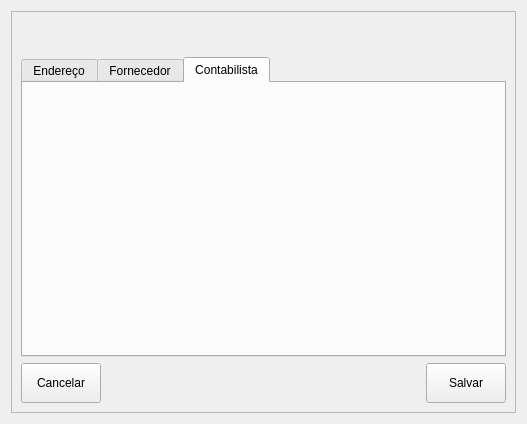
<?xml version="1.0" encoding="UTF-8"?>
<ui version="4.0">
 <class>FormPessoaDetalhe</class>
 <widget class="QWidget" name="FormPessoaDetalhe">
  <property name="geometry">
   <rect>
    <x>0</x>
    <y>0</y>
    <width>527</width>
    <height>424</height>
   </rect>
  </property>
  <property name="windowTitle">
   <string>Form</string>
  </property>
  <layout class="QVBoxLayout" name="verticalLayout_2">
   <item>
    <widget class="QScrollArea" name="scrollArea">
     <property name="widgetResizable">
      <bool>true</bool>
     </property>
     <widget class="QWidget" name="scrollAreaWidgetContents">
      <property name="geometry">
       <rect>
        <x>0</x>
        <y>0</y>
        <width>507</width>
        <height>404</height>
       </rect>
      </property>
      <layout class="QVBoxLayout" name="verticalLayout_4">
       <item>
        <layout class="QVBoxLayout" name="verticalLayout_3">
         <item>
          <widget class="InputRadioGroup" name="rgPessoa" native="true"/>
         </item>
         <item>
          <layout class="QHBoxLayout" name="horizontalLayout">
           <item>
            <widget class="InputMasked" name="edtCPF" native="true">
             <property name="mask" stdset="0">
              <string>999.999.999-99;_</string>
             </property>
             <property name="labelText" stdset="0">
              <string>CPF</string>
             </property>
            </widget>
           </item>
           <item>
            <widget class="InputMasked" name="edtCNPJ" native="true">
             <property name="mask" stdset="0">
              <string>99.999.999/9999-99;_</string>
             </property>
             <property name="labelText" stdset="0">
              <string>CNPJ</string>
             </property>
            </widget>
           </item>
          </layout>
         </item>
         <item>
          <widget class="InputText" name="edtRazaoSocial" native="true">
           <property name="minimumSize">
            <size>
             <width>0</width>
             <height>0</height>
            </size>
           </property>
           <property name="labelText" stdset="0">
            <string>Razão Social</string>
           </property>
          </widget>
         </item>
         <item>
          <widget class="InputText" name="edtNomeFantasia" native="true">
           <property name="labelText" stdset="0">
            <string>Nome Fantasia</string>
           </property>
          </widget>
         </item>
         <item>
          <widget class="InputText" name="edtInscricaoEstadual" native="true">
           <property name="labelText" stdset="0">
            <string>Inscrição Estadual</string>
           </property>
          </widget>
         </item>
         <item>
          <layout class="QHBoxLayout" name="horizontalLayout_5">
           <item>
            <widget class="InputCheckBox" name="cbFornecedor" native="true">
             <property name="labelText" stdset="0">
              <string>Fornecedor</string>
             </property>
            </widget>
           </item>
           <item>
            <widget class="InputCheckBox" name="cbContabilista" native="true">
             <property name="labelText" stdset="0">
              <string>Contabilista</string>
             </property>
            </widget>
           </item>
          </layout>
         </item>
         <item>
          <widget class="QTabWidget" name="tabWidget">
           <property name="currentIndex">
            <number>2</number>
           </property>
           <widget class="QWidget" name="tabEndereco">
            <attribute name="title">
             <string>Endereço</string>
            </attribute>
            <layout class="QVBoxLayout" name="verticalLayout">
             <item>
              <widget class="InputMasked" name="edtCEP" native="true">
               <property name="mask" stdset="0">
                <string>99.999-999;_</string>
               </property>
               <property name="labelText" stdset="0">
                <string>CEP</string>
               </property>
              </widget>
             </item>
             <item>
              <layout class="QHBoxLayout" name="horizontalLayout_2">
               <item>
                <widget class="InputText" name="edtLogradouro" native="true">
                 <property name="labelText" stdset="0">
                  <string>Logradouro</string>
                 </property>
                </widget>
               </item>
               <item>
                <widget class="InputText" name="edtNumero" native="true">
                 <property name="maximumSize">
                  <size>
                   <width>100</width>
                   <height>16777215</height>
                  </size>
                 </property>
                 <property name="labelText" stdset="0">
                  <string>Número</string>
                 </property>
                </widget>
               </item>
              </layout>
             </item>
             <item>
              <widget class="InputText" name="edtComplemento" native="true">
               <property name="labelText" stdset="0">
                <string>Complemento</string>
               </property>
              </widget>
             </item>
             <item>
              <widget class="InputText" name="edtBairro" native="true">
               <property name="labelText" stdset="0">
                <string>Bairro</string>
               </property>
              </widget>
             </item>
             <item>
              <layout class="QHBoxLayout" name="horizontalLayout_3">
               <item>
                <widget class="InputComboBox" name="cbUF" native="true">
                 <property name="maximumSize">
                  <size>
                   <width>50</width>
                   <height>16777215</height>
                  </size>
                 </property>
                 <property name="labelText" stdset="0">
                  <string>UF</string>
                 </property>
                </widget>
               </item>
               <item>
                <widget class="InputComboBox" name="cbCidade" native="true">
                 <property name="labelText" stdset="0">
                  <string>Cidade</string>
                 </property>
                </widget>
               </item>
              </layout>
             </item>
             <item>
              <spacer name="verticalSpacer">
               <property name="orientation">
                <enum>Qt::Orientation::Vertical</enum>
               </property>
               <property name="sizeHint" stdset="0">
                <size>
                 <width>20</width>
                 <height>40</height>
                </size>
               </property>
              </spacer>
             </item>
            </layout>
           </widget>
           <widget class="QWidget" name="tabFornecedor">
            <attribute name="title">
             <string>Fornecedor</string>
            </attribute>
           </widget>
           <widget class="QWidget" name="tabContabilista">
            <property name="enabled">
             <bool>true</bool>
            </property>
            <attribute name="title">
             <string>Contabilista</string>
            </attribute>
            <layout class="QVBoxLayout" name="verticalLayout_9">
             <item>
              <layout class="QVBoxLayout" name="verticalLayout_8">
               <item>
                <widget class="InputText" name="edtCRCContabilista" native="true">
                 <property name="mask" stdset="0">
                  <string/>
                 </property>
                 <property name="labelText" stdset="0">
                  <string>CRC</string>
                 </property>
                </widget>
               </item>
               <item>
                <widget class="InputMasked" name="edtCPFContabilista" native="true">
                 <property name="labelText" stdset="0">
                  <string>CPF</string>
                 </property>
                 <property name="mask" stdset="0">
                  <string>999.999.999-99;_</string>
                 </property>
                </widget>
               </item>
               <item>
                <spacer name="verticalSpacer_5">
                 <property name="orientation">
                  <enum>Qt::Orientation::Vertical</enum>
                 </property>
                 <property name="sizeHint" stdset="0">
                  <size>
                   <width>20</width>
                   <height>40</height>
                  </size>
                 </property>
                </spacer>
               </item>
              </layout>
             </item>
            </layout>
           </widget>
          </widget>
         </item>
        </layout>
       </item>
       <item>
        <layout class="QHBoxLayout" name="horizontalLayout_41">
         <item>
          <widget class="InputButton" name="btnCancelar">
           <property name="minimumSize">
            <size>
             <width>0</width>
             <height>40</height>
            </size>
           </property>
           <property name="text">
            <string>Cancelar</string>
           </property>
          </widget>
         </item>
         <item>
          <spacer name="horizontalSpacer">
           <property name="orientation">
            <enum>Qt::Orientation::Horizontal</enum>
           </property>
           <property name="sizeHint" stdset="0">
            <size>
             <width>40</width>
             <height>20</height>
            </size>
           </property>
          </spacer>
         </item>
         <item>
          <widget class="InputButton" name="btnSalvar">
           <property name="minimumSize">
            <size>
             <width>0</width>
             <height>40</height>
            </size>
           </property>
           <property name="text">
            <string>Salvar</string>
           </property>
           <property name="colorScheme" stdset="0">
            <enum>InputButton::Primary</enum>
           </property>
          </widget>
         </item>
        </layout>
       </item>
      </layout>
     </widget>
    </widget>
   </item>
  </layout>
 </widget>
 <customwidgets>
  <customwidget>
   <class>InputButton</class>
   <extends>QPushButton</extends>
   <header>presentation/components/inputs/InputButton.h</header>
  </customwidget>
  <customwidget>
   <class>InputMasked</class>
   <extends>QWidget</extends>
   <header>presentation/components/inputs/InputMasked.h</header>
   <container>1</container>
  </customwidget>
  <customwidget>
   <class>InputText</class>
   <extends>QWidget</extends>
   <header>presentation/components/inputs/InputText.h</header>
   <container>1</container>
  </customwidget>
  <customwidget>
   <class>InputRadioGroup</class>
   <extends>QWidget</extends>
   <header>presentation/components/inputs/InputRadioGroup.h</header>
   <container>1</container>
  </customwidget>
  <customwidget>
   <class>InputComboBox</class>
   <extends>QWidget</extends>
   <header>presentation/components/inputs/InputComboBox.h</header>
   <container>1</container>
  </customwidget>
  <customwidget>
   <class>InputCheckBox</class>
   <extends>QWidget</extends>
   <header>presentation/components/inputs/InputCheckBox.h</header>
   <container>1</container>
  </customwidget>
 </customwidgets>
 <resources/>
 <connections/>
</ui>
